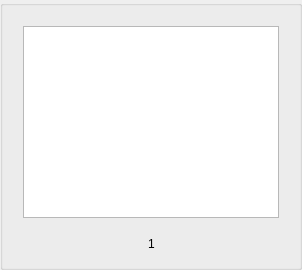
      <widget class="QGroupBox" name="groupBox_2">
       <layout class="QVBoxLayout" name="verticalLayout">
        <item>
         <widget class="QStackedWidget" name="stackedWidget">
          <property name="currentIndex">
           <number>1</number>
          </property>
          <widget class="QWidget" name="page_2">
           <layout class="QVBoxLayout" name="verticalLayout_6">
            <item>
             <widget class="QGraphicsView" name="graphicsView">
              <property name="renderHints">
               <set>QPainter::Antialiasing|QPainter::SmoothPixmapTransform|QPainter::TextAntialiasing</set>
              </property>
              <property name="viewportUpdateMode">
               <enum>QGraphicsView::FullViewportUpdate</enum>
              </property>
             </widget>
            </item>
           </layout>
          </widget>
          <widget class="QWidget" name="page">
           <layout class="QVBoxLayout" name="verticalLayout_5">
            <item>
             <widget class="biblioteq_main_table" name="table">
              <property name="editTriggers">
               <set>QAbstractItemView::NoEditTriggers</set>
              </property>
              <property name="showDropIndicator" stdset="0">
               <bool>true</bool>
              </property>
              <property name="dragEnabled">
               <bool>false</bool>
              </property>
              <property name="alternatingRowColors">
               <bool>true</bool>
              </property>
              <property name="selectionMode">
               <enum>QAbstractItemView::MultiSelection</enum>
              </property>
              <property name="selectionBehavior">
               <enum>QAbstractItemView::SelectRows</enum>
              </property>
              <property name="verticalScrollMode">
               <enum>QAbstractItemView::ScrollPerPixel</enum>
              </property>
              <property name="horizontalScrollMode">
               <enum>QAbstractItemView::ScrollPerPixel</enum>
              </property>
              <property name="showGrid">
               <bool>true</bool>
              </property>
              <property name="sortingEnabled">
               <bool>true</bool>
              </property>
              <property name="columnCount">
               <number>0</number>
              </property>
              <attribute name="horizontalHeaderMinimumSectionSize">
               <number>100</number>
              </attribute>
              <attribute name="horizontalHeaderDefaultSectionSize">
               <number>200</number>
              </attribute>
              <attribute name="horizontalHeaderShowSortIndicator" stdset="0">
               <bool>true</bool>
              </attribute>
              <attribute name="horizontalHeaderStretchLastSection">
               <bool>true</bool>
              </attribute>
              <attribute name="verticalHeaderVisible">
               <bool>false</bool>
              </attribute>
             </widget>
            </item>
           </layout>
          </widget>
         </widget>
        </item>
        <item>
         <layout class="QHBoxLayout" name="horizontalLayout_2">
          <item>
           <widget class="QLabel" name="categoryLabel"/>
          </item>
          <item>
           <spacer name="horizontalSpacer_5">
            <property name="orientation">
             <enum>Qt::Horizontal</enum>
            </property>
            <property name="sizeHint" stdset="0">
             <size>
              <width>40</width>
              <height>20</height>
             </size>
            </property>
           </spacer>
          </item>
          <item>
           <widget class="QToolButton" name="previousPageButton">
            <property name="toolTip">
             <string>Previous Page</string>
            </property>
            <property name="icon">
             <iconset resource="../Icons/icons.qrc">
              <normaloff>:/16x16/previous.png</normaloff>:/16x16/previous.png</iconset>
            </property>
            <property name="iconSize">
             <size>
              <width>16</width>
              <height>16</height>
             </size>
            </property>
            <property name="autoRaise">
             <bool>true</bool>
            </property>
           </widget>
          </item>
          <item>
           <widget class="QLabel" name="pagesLabel">
            <property name="text">
             <string>1</string>
            </property>
            <property name="textFormat">
             <enum>Qt::RichText</enum>
            </property>
            <property name="alignment">
             <set>Qt::AlignCenter</set>
            </property>
           </widget>
          </item>
          <item>
           <widget class="QToolButton" name="nextPageButton">
            <property name="toolTip">
             <string>Next Page</string>
            </property>
            <property name="icon">
             <iconset resource="../Icons/icons.qrc">
              <normaloff>:/16x16/next.png</normaloff>:/16x16/next.png</iconset>
            </property>
            <property name="iconSize">
             <size>
              <width>16</width>
              <height>16</height>
             </size>
            </property>
            <property name="autoRaise">
             <bool>true</bool>
            </property>
           </widget>
          </item>
          <item>
           <spacer name="horizontalSpacer">
            <property name="orientation">
             <enum>Qt::Horizontal</enum>
            </property>
            <property name="sizeHint" stdset="0">
             <size>
              <width>40</width>
              <height>20</height>
             </size>
            </property>
           </spacer>
          </item>
          <item>
           <widget class="QLabel" name="itemsCountLabel">
            <property name="text">
             <string/>
            </property>
           </widget>
          </item>
         </layout>
        </item>
       </layout>
      </widget>
